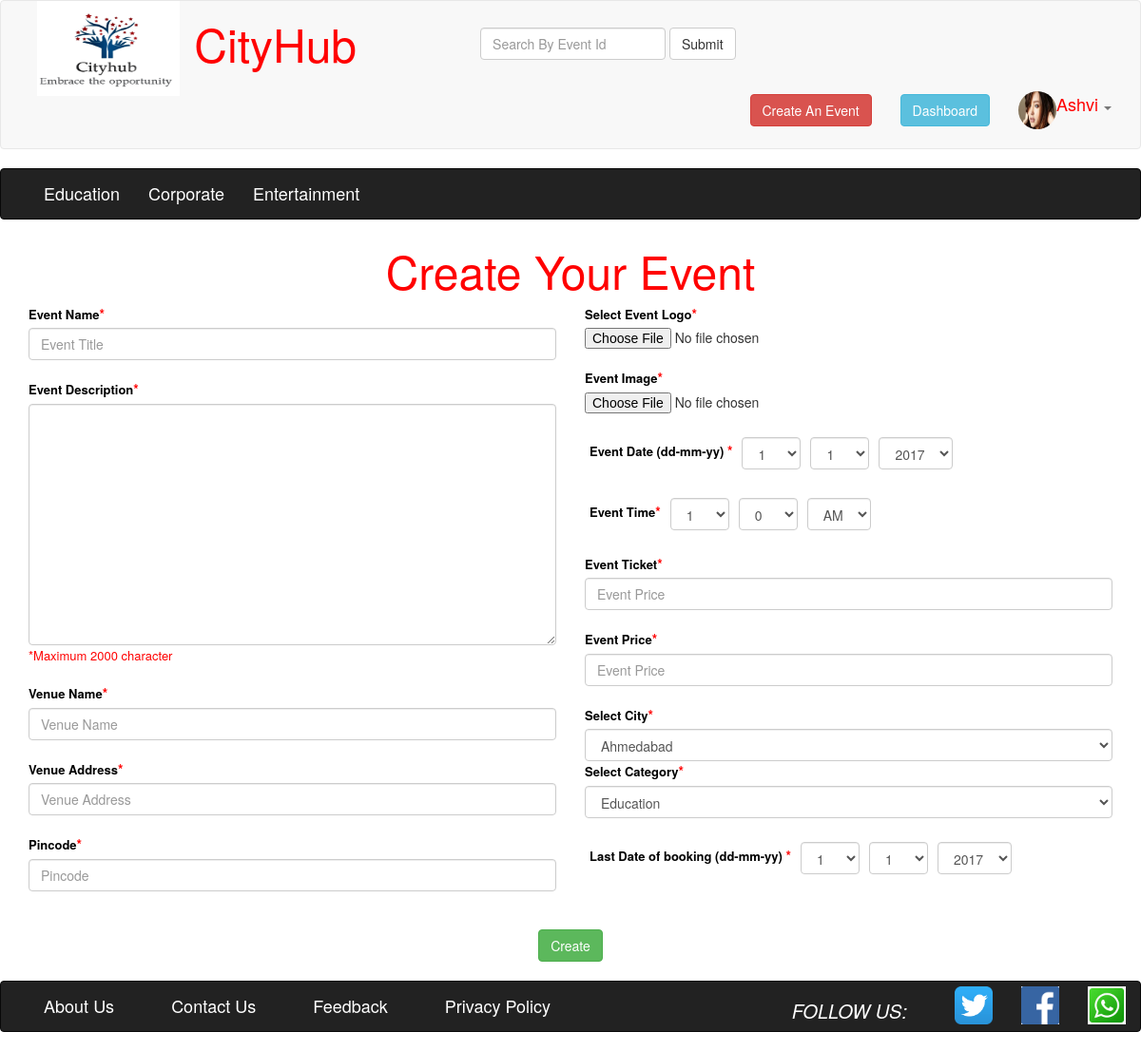
The app's page /create.php (signed in) with its own data.
### tables this page shows
CREATE TABLE IF NOT EXISTS `user_tbl` (
  `pk_email_id` varchar(50) NOT NULL,
  `user_password` varchar(20) NOT NULL,
  `user_mobile_no` varchar(12) NOT NULL,
  `user_name` varchar(20) NOT NULL,
  `fk_city_id` int(11) NOT NULL,
  `user_type` varchar(11) DEFAULT NULL,
  `user_photo` varchar(1000) NOT NULL,
  PRIMARY KEY (`pk_email_id`)
);

CREATE TABLE IF NOT EXISTS `cat_tbl` (
  `pk_cat_id` int(11) NOT NULL AUTO_INCREMENT,
  `cat_name` char(20) NOT NULL,
  `flag` varchar(50) NOT NULL,
  PRIMARY KEY (`pk_cat_id`)
);

### database.php (called while the page is built, shortened)
<?php
class Database
{
	private static $host='localhost';
	private static $uname='root';
	private static $pwd='';
	private static $con=NULL;
	public static function connect()
	{
		self::$con=mysql_connect(self::$host,self::$uname,self::$pwd);
		return self::$con;
	}
	public function catdis()
	{
		$con=database::connect();
		$res=mysql_query("select * from cat_tbl where flag=1",$con);
		return $res;
	}
	public function checkadmin($email)
	{
		$con=database::connect();
		$res=mysql_query("select * from event_tbl where fk_email_id='$email'",$con);
		return $res;
	}
	public function getuserdetail($email)
	{
		$con=database::connect();
		$res=mysql_query("select * from user_tbl where pk_email_id='$email'",$con);
		return $res;
	}
	public function getAllCity()
	{
		$con=database::connect();
		$res=mysql_query("select * from city_tbl",$con);
		return $res;
	}
	public function getAllCat()
	{
		$con=database::connect();
		$res=mysql_query("select * from cat_tbl",$con);
		return $res;
	}
}
?>

### create.php (the view, shortened to what this page needs)
<?php
	require 'database.php';
?>
<!DOCTYPE html>
<html>
<head>
<link href="Content/bootstrap.css" rel="stylesheet"/>
</head>
<body>
	<div class="row">
	<div class="col-md-12 col-sm-12">
	<?php
		if(isset($_SESSION["email"])!="")
		{
		require 'headerwithlogin.php';
	}
	else
	{
	require 'header.php';
	}
	?>
	</div>
	</div>
	<div class="row">
	<div class="col-md-12 col-sm-12">
	<?php
		require 'catheader.php';
	?>
	</div>
	</div>
	<div class="row">
	<div class="col-md-12 col-sm-12">
		<center><font font size="15" color="red"> Create Your Event </font></center>
	</div>
	</div>
	<div class="container">
	<div class="row">
	<div class="col-md-6 col-sm-6">
		<div class="form">
			<form method="post" action="#" enctype="multipart/form-data">
					<label><font color="black" size=2>Event Name</font><font color="red">*</font></label>
					<input type="text" placeholder="Event Title" name="txtname" class="form-control" maxlength="20"  required/>
					<label><font color="black" size=2>Event Description</font><font color="red">*</font></label>
					<textarea rows="12" cols="76" name="txtdes"  placeholder="Event Description"  class="form-control" required/>
					</textarea>
					<font size="2" color="red">*Maximum 2000 character</font>
					<label><font color="black" size=2>Venue Name</font><font color="red">*</font></label>
					<input type="text" placeholder="Venue Name" name="txtvenuename" class="form-control" required/>
					<label><font color="black" size=2>Venue Address</font><font color="red">*</font></label>
					<input type="text" placeholder="Venue Address" name="txtvenueaddress" class="form-control" required/>
					<label><font color="black" size=2>Pincode</font><font color="red">*</font></label>
					<input type="text" placeholder="Pincode" id="test1" name="txtpincode" maxlength=6  class="form-control" required/>
		</div>
	</div>
	<div class="col-md-6 col-sm-6">
					<label><font color="black" size=2>Select Event Logo</font><font color="red">*</font></label>
					<input type="file" name="txtlogo"  />
					<label><font color="black" size=2>Event Image</font><font color="red">*</font></label>
				<input type="file" name="txtimage" />
					<table class="tabel">
					<tr>
					<td><label><font color="black" size=2>Event Date (dd-mm-yy) </font><font color="red">*</font></label>
					<td>
					<select name="day" class="form-control">
					<option value="01">1</option>
					</select>
					<td>
					<select name="month" class="form-control">
					<option value="01">1</option>
					</select>
					<td>
					<select name="year" class="form-control">
					<option value="2017">2017</option>
					</select>
					</tr>
					</table>
					<table class="tabel">
					<tr>
					<td><label><font color="black" size=2>Event Time</font><font color="red">* </font></label>
					<td>
					<select name="hour" class="form-control">
					<option value="1">1</option>
					</select>
					<td>
					<select name="min" class="form-control">
					<option value="0">0</option>
					</select>
					<td>
					<select name="ampm" class="form-control">
					<option value="AM">AM</option>
					</select>
					</tr>
					</table>
					<label><font color="black" size=2>Event Ticket</font><font color="red">*</font></label>
					<input type="text" placeholder="Event Price" id="test2" name="txtticket" class="form-control" required/>
					<label><font color="black" size=2>Event Price</font><font color="red">*</font></label>
					<input type="text" placeholder="Event Price" id="test3" name="txtprice" class="form-control" required/>
					<label><font color="black" size=2>Select City</font><font color="red">*</font></label>
					<select name="txtcity" class="form-control" >
								<?php
									$obj=new database();
									$res=$obj->getAllCity();
									while($row=mysql_fetch_array($res,MYSQL_ASSOC))
									{
										echo '<option value="'.$row["pk_city_id"].'">'.$row["city_name"].'</option>';
									}
								?>
					</select>
					<label><font color="black" size=2>Select Category</font><font color="red">*</font></label>
					<select name="txtcat" class="form-control" >
								<?php
									$res=$obj->getAllCat();
									while($row=mysql_fetch_array($res,MYSQL_ASSOC))
									{
										echo '<option value="'.$row["pk_cat_id"].'">'.$row["cat_name"].'</option>';
									}
								?>
					</select>
					<table class="tabel">
					<tr>
					<td><label><font color="black" size=2>Last Date of booking (dd-mm-yy) </font><font color="red">*</font></label>
					<td>
					<select name="lastday" class="form-control">
					<option value="01">1</option>
					</select>
					<td>
					<select name="lastmonth" class="form-control">
					<option value="01">1</option>
					</select>
					<td>
					<select name="lastyear" class="form-control">
					<option value="2017">2017</option>
					</select>
					</tr>
					</table>
	</div>
	</div>
	</div>
	<br>
		<div>
				<center><input type="submit" name="btncreate" value="Create" class="btn btn-success"/></center>
		</div>
<div class="row">
<div class="col-md-12 col-sm-12">
<?php
require 'footer.php';
?>
</div>
</div>
</body>
</html>

### headerwithlogin.php (shortened to what this page needs)
<nav class="navbar navbar-default  ">
  <div class="container-fluid">
    <div class="navbar-header">
      <img src="logo.png" height="100" width="150"></img>
    </div>
	<div class="collapse navbar-collapse" id="bs-example-navbar-collapse-1" >
	<?php
		$email=$_SESSION["email"];
		$obj=new database();
		$res=$obj->getuserdetail($email);
	?>	<ul class="nav navbar-nav" style=" margin-top:20px;" >
        <li ><a href="index.php"  ><font size="15" color="red">CityHub</font></a> </li>
		</ul>
		<form class="navbar-form navbar-left" style="margin-left:100px;" method="post" >
        <div class="form-group" style=" margin-top:20px;">
          <input type="text" class="form-control" placeholder="Search By Event Id" id="test" name="search">
        </div>
        <button type="submit" class="btn btn-default" name="submit" style=" margin-top:20px;">Submit</button>
      </form>
      <ul class="nav navbar-nav navbar-right" style=" margin-top:5px;">
        <li ><a href="create.php"><button type="button" class="btn btn-danger navbar-btn" >Create An Event</button></a></li>
		<?php
   $obj=new database();
		$res1=$obj->checkadmin($email);
		$cnt=mysql_num_rows($res1);
		if($cnt>=1)
		{
			echo '  <li ><a href="dashboard.php"><button type="button" class="btn btn-info navbar-btn">Dashboard</button></a></li>';
		}
   ?>
       <li  class="dropdown">
          <a href="#" class="dropdown-toggle" data-toggle="dropdown" role="button" aria-haspopup="true" aria-expanded="false"><img src="<?php
			while($row=mysql_fetch_assoc($res))
			{
				echo $row["user_photo"];
				$name=$row["user_name"];
			}
		?> "height=40px width=40px   class="img-circle" style="margin-top:5px;"/><font size="4" color="red" ><?php echo $name; ?></font> <span class="caret"></span></a>
        </li>
      </ul>
   </div>
  </div>
</nav>

### catheader.php (shortened to what this page needs)
<nav class="navbar navbar-inverse ">
  <div class="container-fluid">
	<div class="collapse navbar-collapse" id="bs-example-navbar-collapse-3">
	<ul class="nav navbar-nav">
	<?php
		$obj=new database();
		$res=$obj->catdis();
		while($row=mysql_fetch_assoc($res))
		{
			echo '<li><a href="catdis.php?id='.$row["pk_cat_id"].'"><font size="4" color="white">'.$row["cat_name"].'</font></a></li>';
		}
	?>
	</ul>
    </div>
  </div>
</nav>

### records on screen
user_tbl: user_photo (picture), user_name "Ashvi"
cat_tbl: cat_name "Education"
cat_tbl: cat_name "Corporate"
cat_tbl: cat_name "Entertainment"

### other values on screen
form field txtcity "Ahmedabad"
form field txtcat "Education"
